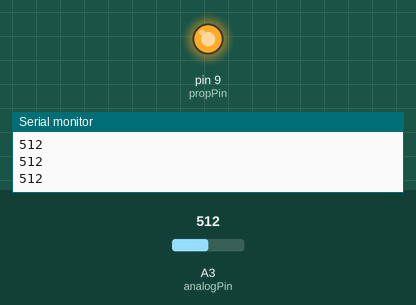
A sketch run on a simulated Arduino Uno, built with avr-gcc and run on an emulated ATmega328P. Parts: output pins drawn as LEDs (lit = HIGH), the last lines printed to the serial monitor. The inputs (shaded band) are chosen by the test bench; at power-on: A3 (analogPin) = 512.

Above: at 1.2 s.
1.3 s: A3 (analogPin) set to 122
At 1.9 s:
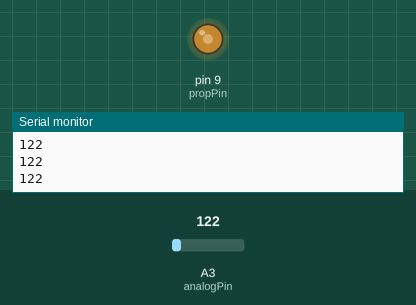
2.8 s: A3 (analogPin) set to 0
At 3.1 s:
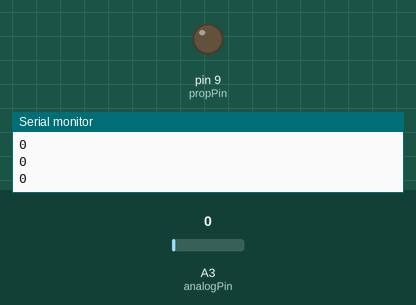
4.3 s: A3 (analogPin) set to 306
At 5.4 s:
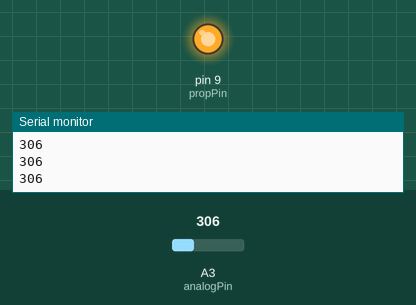
Timing chart, 0 to 7.3 s (numbered marks = the images above; inputs shaded):
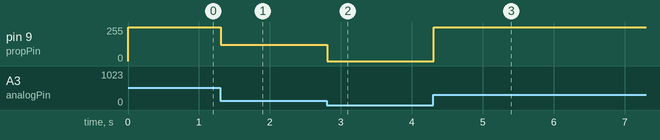

Measured:
- after the input at 1.3 s, pin 9 (propPin): 255/255 → 122/255 at once
- after the input at 2.8 s, pin 9 (propPin): 122/255 → 0/255 at once
- after the input at 4.3 s, pin 9 (propPin): 0/255 → 255/255 at once

The sketch:

pot_test.ino
```cpp
int propPin = 9;      // prop connected to digital pin 9
int analogPin = 3;   // potentiometer connected to analog pin 3
int val = 0;         // variable to store the read value

void setup()
{
  pinMode(propPin, OUTPUT);   // sets the pin as output
  Serial.begin(9600);
}

void loop()
{
  val = analogRead(analogPin);   // read the input pin
  Serial.println(val);

  analogWrite(propPin, val);  // analogRead values go from 0 to 1023, analogWrite values from 0 to 255
  delay(1);
}
```
